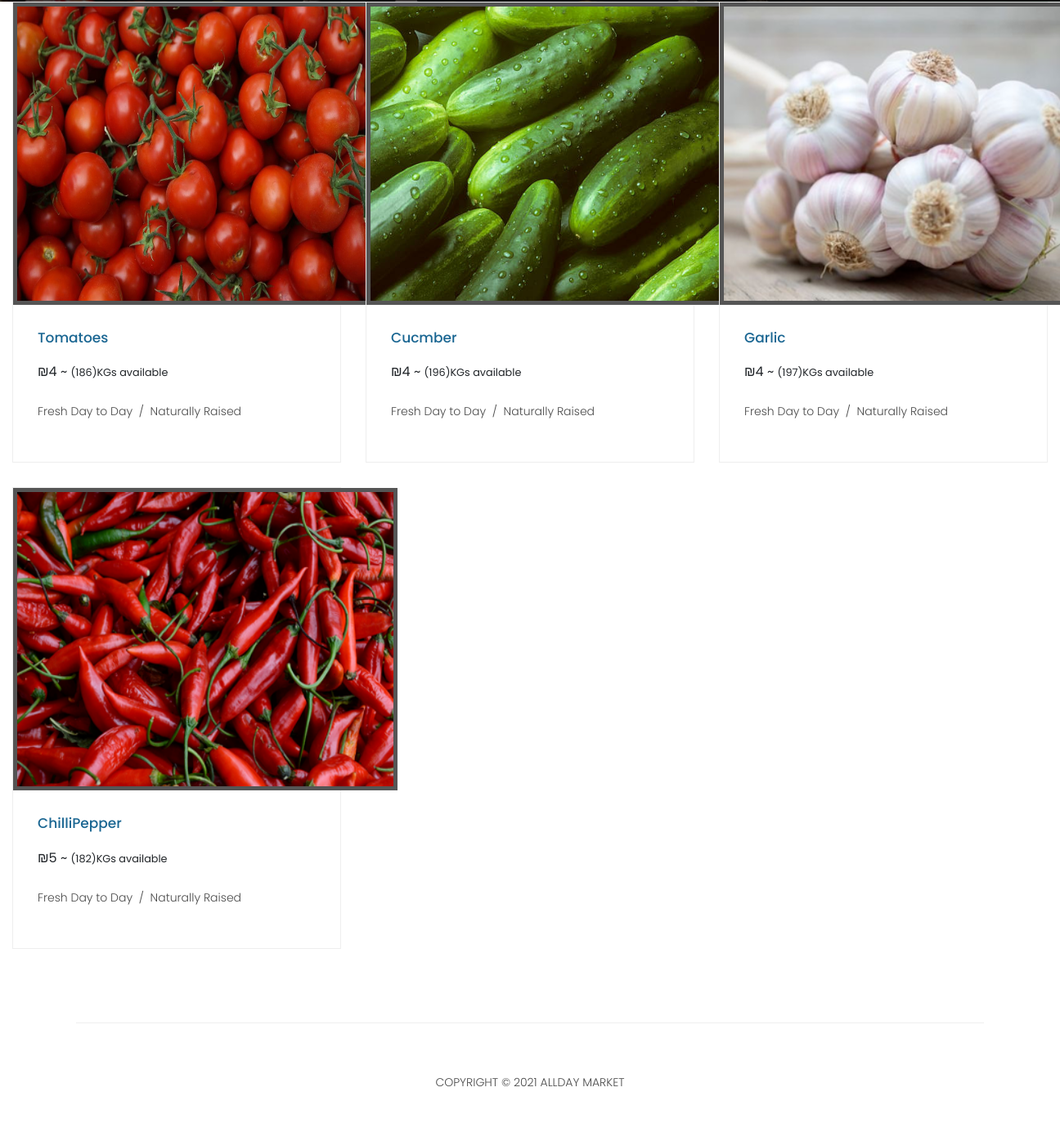
/vegehtables.php (lower part), run on an earlier commit of the app's database.
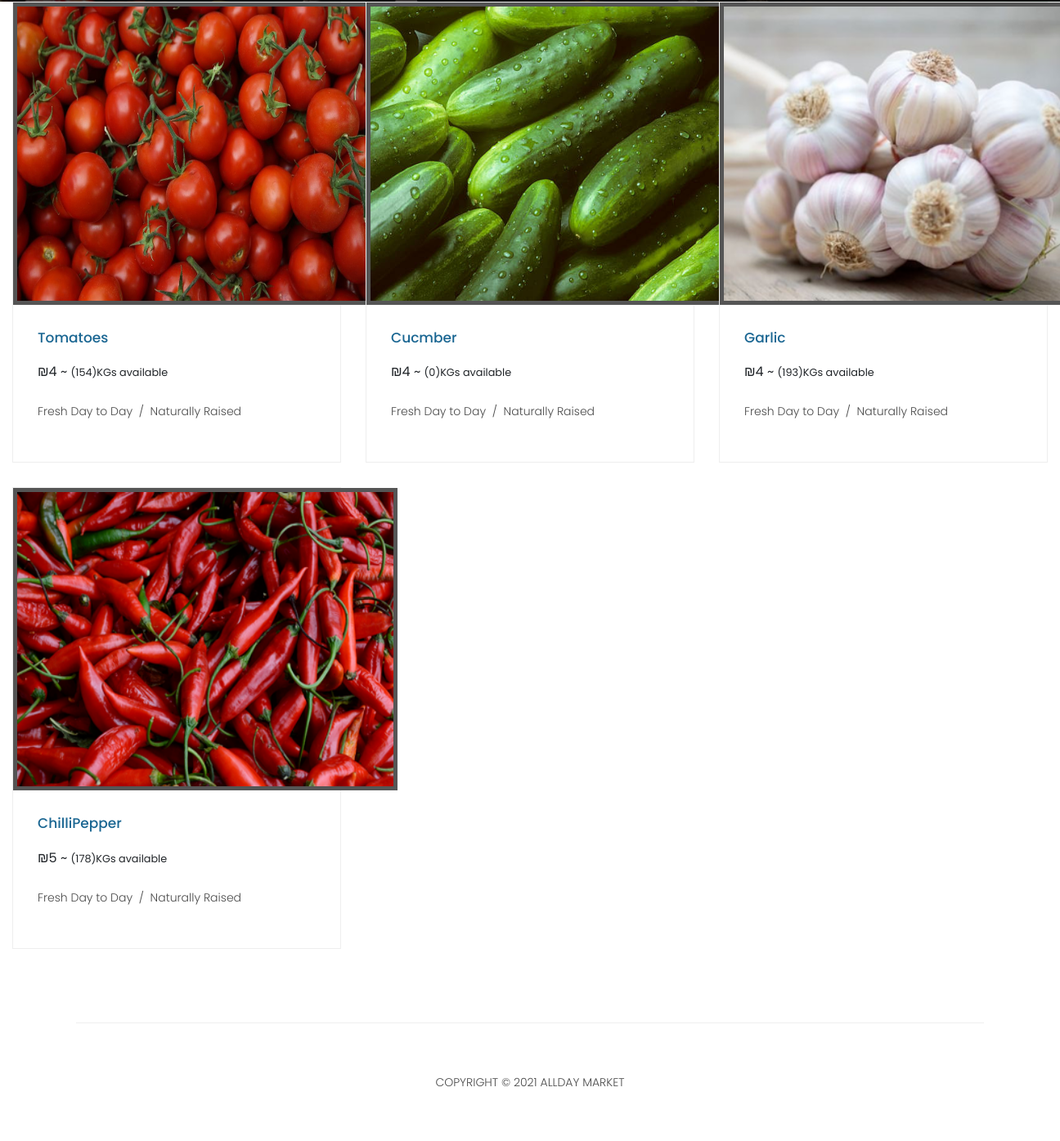
And on a later commit of the database.
### tables this page shows
CREATE TABLE `items` (
  `Barcode` int(11) NOT NULL,
  `Name` varchar(25) NOT NULL,
  `Price` int(11) NOT NULL,
  `Department` tinyint(1) NOT NULL,
  `img` varchar(35) NOT NULL,
  `quantity` int(11) NOT NULL,
  `supplierID` int(11) NOT NULL,
  `sellCount` int(11) NOT NULL DEFAULT 0
);

### vegehtables.php (the view, shortened to what this page needs)
<!DOCTYPE html>
<html lang="en">
   <head>
      <link href="vendor/bootstrap/css/bootstrap.min.css" rel="stylesheet">
      <link rel="stylesheet" href="assets/css/fontawesome.css">
      <link rel="stylesheet" href="assets/css/style.css">
      <link rel="stylesheet" href="assets/css/owl.css">
   </head>
   <body>
      <div class="col-md-12">
         <div class="row">
            <?php
               include 'db.php';
               $sql = "SELECT * FROM items WHERE Department = 1";
               $stmt= mysqli_stmt_init($conn);
               mysqli_stmt_prepare($stmt,$sql);
               mysqli_stmt_execute($stmt);
               $results=mysqli_stmt_get_result($stmt);
               if(isset($_SESSION['userType'])){
                  if($_SESSION['userType'] == 1){
               while ($row=mysqli_fetch_assoc($results))
               {
               $ID = $row['Barcode'];
               $name = $row['Name'];
               $price = $row['Price'];
               $qnt = $row['quantity'];
               $img = $row['img'];
               echo '
               <div class="col-md-4">
               <div class="product-item">
               <a href="#"><img src="'.$img.'" style="width:470px;height:370px;" alt=""></a>
               <div class="down-content">
               <a href="#"><h4>'.$name.'</h4></a>
               <h6> ₪'.$price.' ~ <small>('.$qnt.')KGs available</small>
               <br><br>
               <a href="editItemForm.php?id='.$ID.'">
               <button class="btn btn-secondary" type="button" class="filled-button" class="editBtn">
               Edit</button>
               </a>
               <form action="updateItem.php" method="post">
               <input type="hidden" name="id" value="'.$ID.'">
               <fieldset>
               <button type="submit" name="itemDel" id="form-submit" class="btn btn-danger">Delete</button>
               </fieldset>
               </form>
               <p>Fresh Day to Day &nbsp;/&nbsp; Naturally Raised</p>
               </div>
               </div>
               </div>
               ';
               }
               }
               else{
               while ($row=mysqli_fetch_assoc($results))
               {
               $ID = $row['Barcode'];
               $name = $row['Name'];
               $price = $row['Price'];
               $img = $row['img'];
               $qnt = $row['quantity'];
               echo '
               <div class="col-md-4">
               <div class="product-item">
               <a href="#"><img src="'.$img.'" style="width:470px;height:370px;" alt=""></a>
               <div class="down-content">
               <a href="#"><h4>'.$name.'</h4></a>
               <h6> ₪'.$price.' ~ <small>('.$qnt.')KGs available</small>
               <br><br>
               <form id="qnt'.$ID.'">
               <input type="text" placeholder="Enter Quantity in Kilo" name="qty" required>
               <button class="btn btn-danger" type="button" onclick= add('.$ID.') class="filled-button" class="add2cart">Add To Cart</button></h6>
               </form>
               <p>Fresh Day to Day &nbsp;/&nbsp; Naturally Raised</p>
               </div>
               </div>
               </div>
               ';
               }
               }
               }
               else{
               while ($row=mysqli_fetch_assoc($results))
               {
               $name = $row['Name'];
               $price = $row['Price'];
               $img = $row['img'];
               $qnt = $row['quantity'];
               echo '
               <div class="col-md-4">
               <div class="product-item">
               <a href="#"><img src="'.$img.'" style="width:470px;height:370px;" border="5px"; alt=""></a>
               <div class="down-content">
               <a href="#"><h4>'.$name.'</h4></a>
               ₪'.$price.' ~ <small>('.$qnt.')KGs available</small>
               <br><br>
               <p>Fresh Day to Day &nbsp;/&nbsp; Naturally Raised</p>
               </div>
               </div>
               </div>
               ';
               }
               }
               ?>
         </div>
      </div>
      <footer>
         <div class="container">
            <div class="row">
               <div class="col-md-12">
                  <div class="inner-content">
                     <p>Copyright © 2021 AllDay Market</p>
                  </div>
               </div>
            </div>
         </div>
      </footer>
   </body>
</html>

What changed in the data, as far as the page shows it:
changed items "Tomatoes": quantity "186" → "154"
changed items "Cucmber": quantity "196" → "0"
changed items "Garlic": quantity "197" → "193"
changed items "ChilliPepper": quantity "182" → "178"
